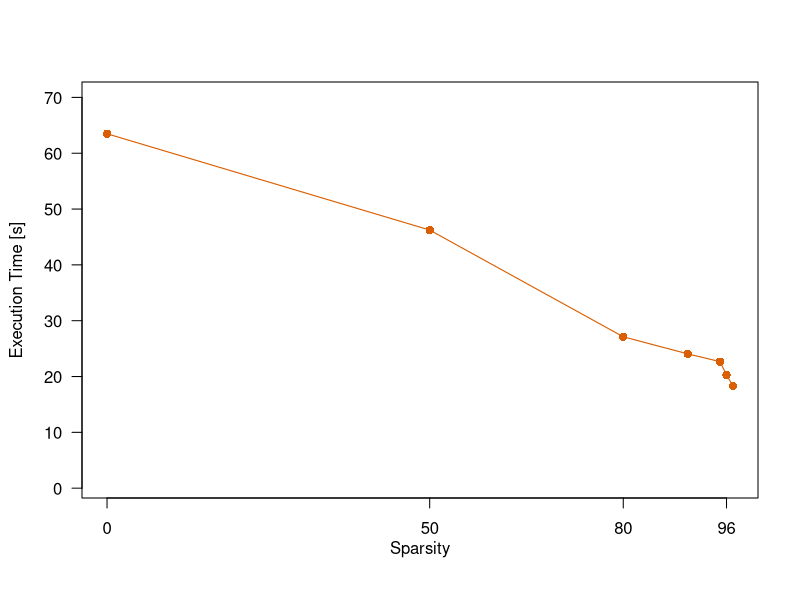

Generate this figure with R:
require(graphics)
require(Matrix)

pdf(file="uscensus_time.pdf",
    width=4.8, height=4, family="serif", pointsize=14)
#par(mar=c(3.5, 4, 2.5, 2) + 0.1)

data1 = rowMeans(matrix(as.matrix(read.table("uscensus_time.dat", 
          sep="\t"))[,1],7,3,byrow=TRUE))


points = as.matrix(c(0,50,80,90,95,96,97));
#plot_colors <- c("orange")
plot_colors <- c("#d95f02")

plot(   points, data1/1000,     
        type="o",           
        pch=16, 
        cex=1.1,
        col=plot_colors[1],              
        ylim = c(1,70),   
        xlab="",     
        ylab="",         
        axes=FALSE,    
        bg=plot_colors[1],
        log="",
        lwd=1.1, 
        lty=1
)


axis(2, las=2) # horizontal y axis
axis(1, las=1, at=c(0,50,80,96), cex.axis=1.0)     # horizontal x axis
mtext(2, text="Execution Time [s]",line=2.8) 
mtext(1, text="Sparsity",line=2) 

box()	

#legend( x=310, y=265, text.width=c(80),
#        c("SKlearn","Base","UPLIFT"), col=plot_colors, cex=1.0,
#        pch=c(16,15,17), lty=c(1), lwd=c(1.1), bty="n", ncol=1, seg.len=2, x.intersp=0.3);


dev.off() 

